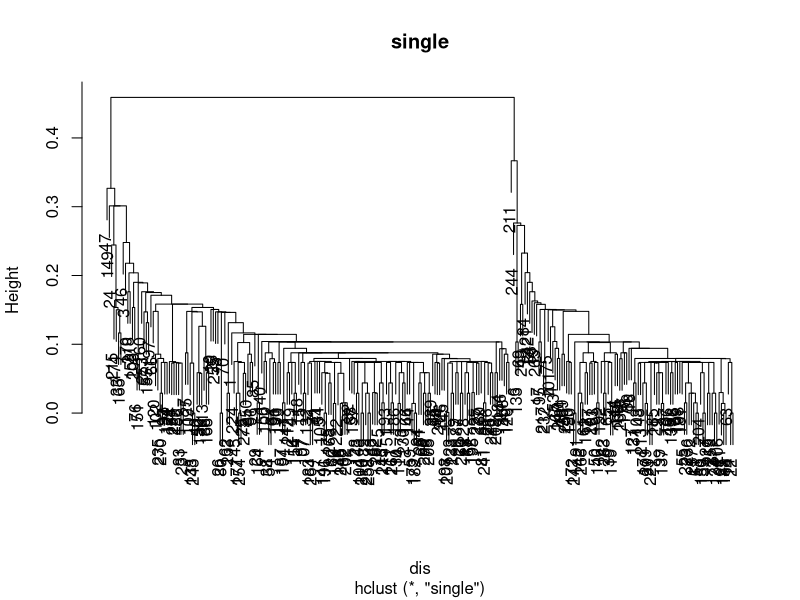
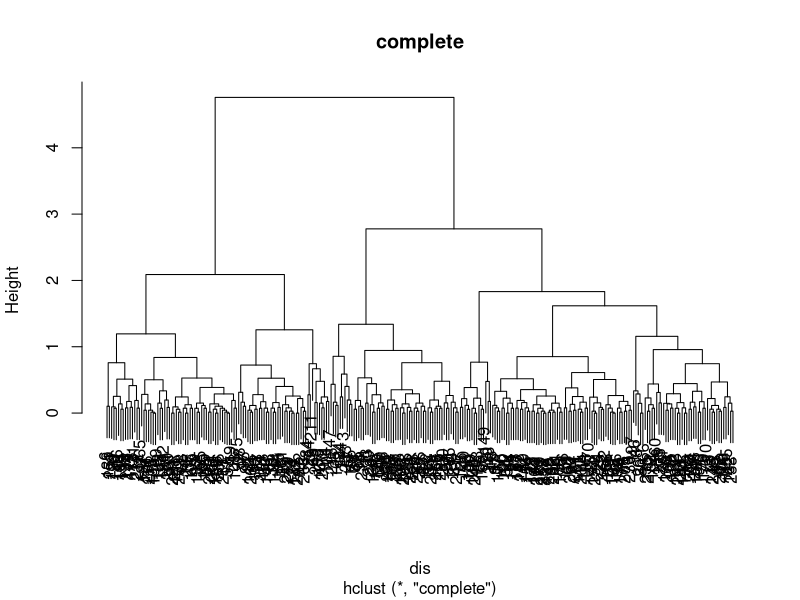
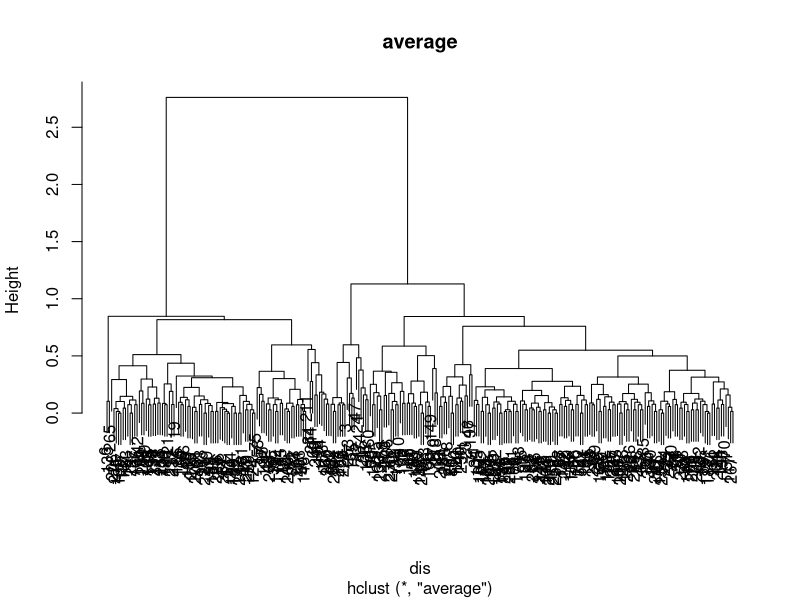
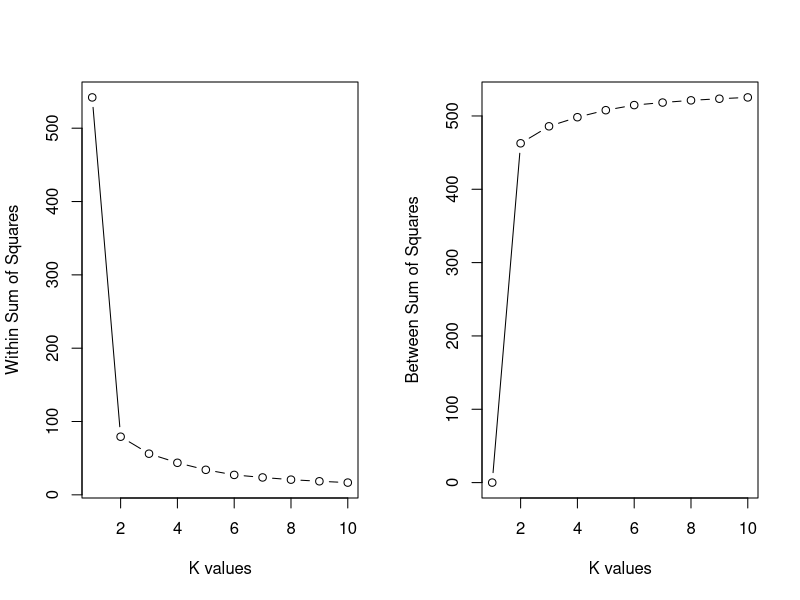
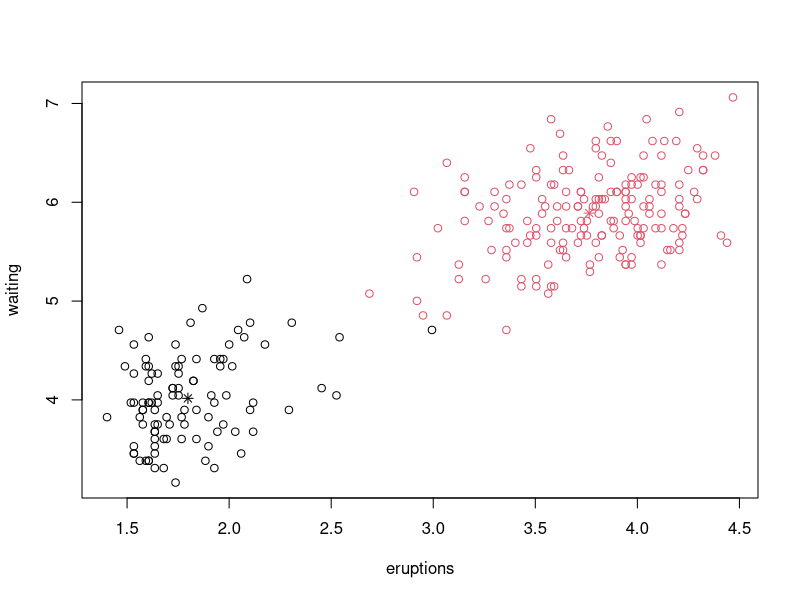

Reproduce these figures in R, in order.
## ---- chunk 1
setwd('G:\\My Drive\\spring_semester\\multivariate_analysis\\labs\\lab3')
## ---- chunk 2

library(e1071) # for ClassAgreement
library(mclust) # for adjustedRandIndex

## ---- chunk 3

data(faithful)
#?faithful
head(faithful, 5)
summary(faithful)
faith = faithful

# Standardizing the faithful data.

std = apply(faith, 2, sd)
faith = sweep(faith, 2, std, '/') # dividing each obsservation of the faithful data with it column standdard deviation.

summary(faith)

## ---- chunk 4
 
dis = dist(faith, method = "euclidean")

method = c("single", "complete", "average")

for(m in method){
  
  cl = hclust(dis, method = m) # Using complete linkage to do lustering for the faithful data.
  plot(cl, main = m)
  
}

## ---- chunk 5

hcl_avg = hclust(dis, method = 'average')
hcl_avg

## ---- chunk 6

WGSS = rep(0,10) # setting a vector to record WSS for clustering solution corresponding to each k.
BSS = rep(0,10)  # setting a vector to record BSS for clustering solution corresponding to each k. 
for(k in 1:10){
  
  fit = kmeans(faith, centers = k, nstart = 30)
  WGSS[k] = fit$tot.withinss
  BSS[k] = fit$betweenss
  
}

par(mfrow = c(1,2))
plot(1:10, WGSS, type = "b", xlab = 'K values', ylab = "Within Sum of Squares")
plot(1:10, BSS, type = "b", xlab = 'K values', ylab = "Between Sum of Squares")
par(mfrow = c(1,1))
## ---- chunk 7
K = 2
cl = kmeans(faith, centers =K, nstart = 30)
table(cl$cluster)

## ---- chunk 8
plot(faith, col = adjustcolor(cl$cluster)) # plotting and colouring as per the cluster membership
points(cl$centers, col = 1:K, pch = 8) # plotting cluster centers for each gropus in the faithful data.

## ---- chunk 9

# cutting the dendogram using
hcl = cutree(hcl_avg, 2) # produces a hierarchiclal clustering solution with 2 clusters.
kcl = kmeans(faith, centers = 2, nstart = 30)
tab = table(hcl, kcl$cluster)
tab

classAgreement(tab)$crand
adjustedRandIndex(hcl, kcl$cluster)
